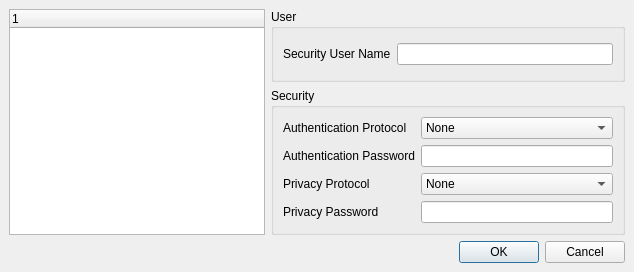
<?xml version="1.0" encoding="UTF-8"?>
<ui version="4.0">
 <comment>
    Copyright (C) 2004-2011 Martin Jolicoeur (snmpb1@gmail.com) 

    This file is part of the SnmpB project 
    (http://sourceforge.net/projects/snmpb)

    This program is free software: you can redistribute it and/or modify
    it under the terms of the GNU General Public License as published by
    the Free Software Foundation, either version 2 of the License, or
    (at your option) any later version.

    This program is distributed in the hope that it will be useful,
    but WITHOUT ANY WARRANTY; without even the implied warranty of
    MERCHANTABILITY or FITNESS FOR A PARTICULAR PURPOSE.  See the
    GNU General Public License for more details.

    You should have received a copy of the GNU General Public License
    along with this program.  If not, see http://www.gnu.org/licenses/.
</comment>
 <class>USMProfile</class>
 <widget class="QDialog" name="USMProfile">
  <property name="geometry">
   <rect>
    <x>0</x>
    <y>0</y>
    <width>634</width>
    <height>272</height>
   </rect>
  </property>
  <property name="sizePolicy">
   <sizepolicy hsizetype="Fixed" vsizetype="Fixed">
    <horstretch>0</horstretch>
    <verstretch>0</verstretch>
   </sizepolicy>
  </property>
  <property name="windowTitle">
   <string>USM Profiles</string>
  </property>
  <property name="windowIcon">
   <iconset>
    <normaloff>images/snmpb.png</normaloff>images/snmpb.png</iconset>
  </property>
  <layout class="QGridLayout">
   <property name="margin">
    <number>9</number>
   </property>
   <property name="spacing">
    <number>6</number>
   </property>
   <item row="2" column="0" colspan="2">
    <widget class="QDialogButtonBox" name="OKCancelBox">
     <property name="orientation">
      <enum>Qt::Horizontal</enum>
     </property>
     <property name="standardButtons">
      <set>QDialogButtonBox::Cancel|QDialogButtonBox::Ok</set>
     </property>
    </widget>
   </item>
   <item row="0" column="0" rowspan="2">
    <widget class="QTreeWidget" name="ProfileTree">
     <property name="sizePolicy">
      <sizepolicy hsizetype="Preferred" vsizetype="Preferred">
       <horstretch>0</horstretch>
       <verstretch>0</verstretch>
      </sizepolicy>
     </property>
     <column>
      <property name="text">
       <string notr="true">1</string>
      </property>
     </column>
    </widget>
   </item>
   <item row="1" column="1">
    <widget class="QGroupBox" name="Security">
     <property name="title">
      <string>Security</string>
     </property>
     <layout class="QGridLayout">
      <property name="margin">
       <number>9</number>
      </property>
      <property name="spacing">
       <number>6</number>
      </property>
      <item row="3" column="1">
       <widget class="QLineEdit" name="PrivPass">
        <property name="echoMode">
         <enum>QLineEdit::Password</enum>
        </property>
       </widget>
      </item>
      <item row="2" column="1">
       <widget class="QComboBox" name="PrivProtocol">
        <item>
         <property name="text">
          <string>None</string>
         </property>
        </item>
        <item>
         <property name="text">
          <string>DES</string>
         </property>
        </item>
        <item>
         <property name="text">
          <string>3DES</string>
         </property>
        </item>
        <item>
         <property name="text">
          <string>IDEA</string>
         </property>
        </item>
        <item>
         <property name="text">
          <string>AES128</string>
         </property>
        </item>
        <item>
         <property name="text">
          <string>AES196</string>
         </property>
        </item>
        <item>
         <property name="text">
          <string>AES256</string>
         </property>
        </item>
       </widget>
      </item>
      <item row="1" column="1">
       <widget class="QLineEdit" name="AuthPass">
        <property name="echoMode">
         <enum>QLineEdit::Password</enum>
        </property>
       </widget>
      </item>
      <item row="0" column="1">
       <widget class="QComboBox" name="AuthProtocol">
        <item>
         <property name="text">
          <string>None</string>
         </property>
        </item>
        <item>
         <property name="text">
          <string>MD5</string>
         </property>
        </item>
        <item>
         <property name="text">
          <string>SHA</string>
         </property>
        </item>
       </widget>
      </item>
      <item row="2" column="0">
       <widget class="QLabel" name="PrivProtocolL">
        <property name="text">
         <string>Privacy Protocol</string>
        </property>
       </widget>
      </item>
      <item row="1" column="0">
       <widget class="QLabel" name="AuthPassL">
        <property name="text">
         <string>Authentication Password</string>
        </property>
       </widget>
      </item>
      <item row="0" column="0">
       <widget class="QLabel" name="AuthProtocolL">
        <property name="text">
         <string>Authentication Protocol</string>
        </property>
       </widget>
      </item>
      <item row="3" column="0">
       <widget class="QLabel" name="PrivPassL">
        <property name="text">
         <string>Privacy Password</string>
        </property>
       </widget>
      </item>
     </layout>
    </widget>
   </item>
   <item row="0" column="1">
    <widget class="QGroupBox" name="User">
     <property name="title">
      <string>User</string>
     </property>
     <layout class="QGridLayout">
      <property name="margin">
       <number>9</number>
      </property>
      <property name="spacing">
       <number>6</number>
      </property>
      <item row="0" column="1">
       <widget class="QLineEdit" name="SecName"/>
      </item>
      <item row="0" column="0">
       <widget class="QLabel" name="SecNameL">
        <property name="text">
         <string>Security User Name</string>
        </property>
       </widget>
      </item>
     </layout>
    </widget>
   </item>
  </layout>
 </widget>
 <tabstops>
  <tabstop>ProfileTree</tabstop>
  <tabstop>SecName</tabstop>
  <tabstop>AuthProtocol</tabstop>
  <tabstop>AuthPass</tabstop>
  <tabstop>PrivProtocol</tabstop>
  <tabstop>PrivPass</tabstop>
  <tabstop>OKCancelBox</tabstop>
 </tabstops>
 <resources/>
 <connections>
  <connection>
   <sender>OKCancelBox</sender>
   <signal>accepted()</signal>
   <receiver>USMProfile</receiver>
   <slot>accept()</slot>
   <hints>
    <hint type="sourcelabel">
     <x>258</x>
     <y>499</y>
    </hint>
    <hint type="destinationlabel">
     <x>157</x>
     <y>274</y>
    </hint>
   </hints>
  </connection>
  <connection>
   <sender>OKCancelBox</sender>
   <signal>rejected()</signal>
   <receiver>USMProfile</receiver>
   <slot>reject()</slot>
   <hints>
    <hint type="sourcelabel">
     <x>326</x>
     <y>499</y>
    </hint>
    <hint type="destinationlabel">
     <x>286</x>
     <y>274</y>
    </hint>
   </hints>
  </connection>
 </connections>
</ui>
